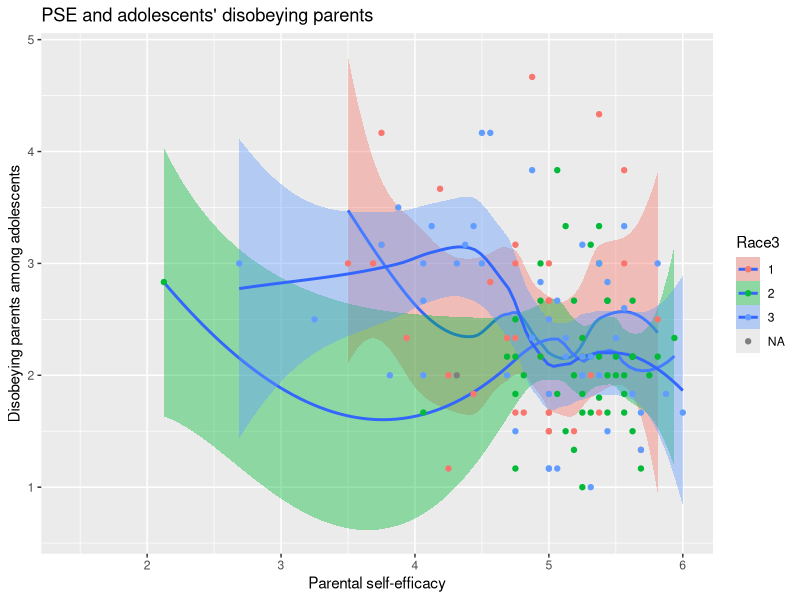
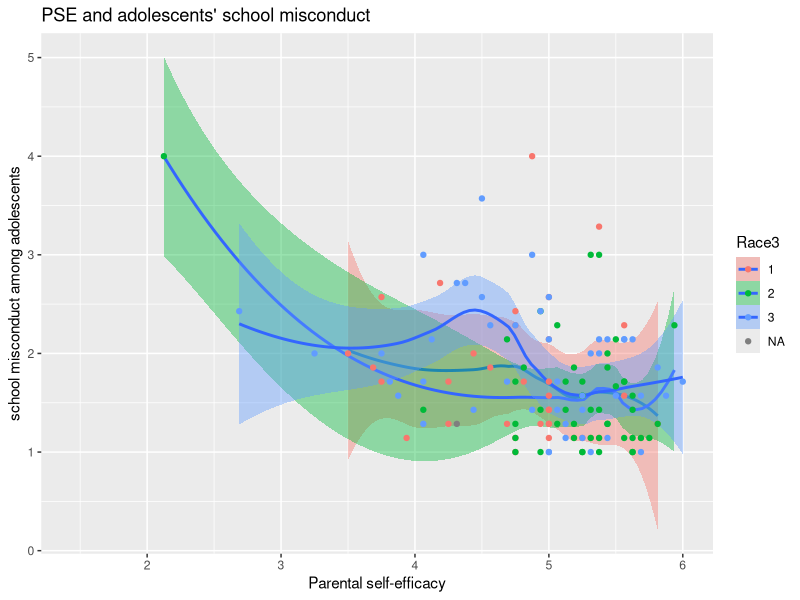
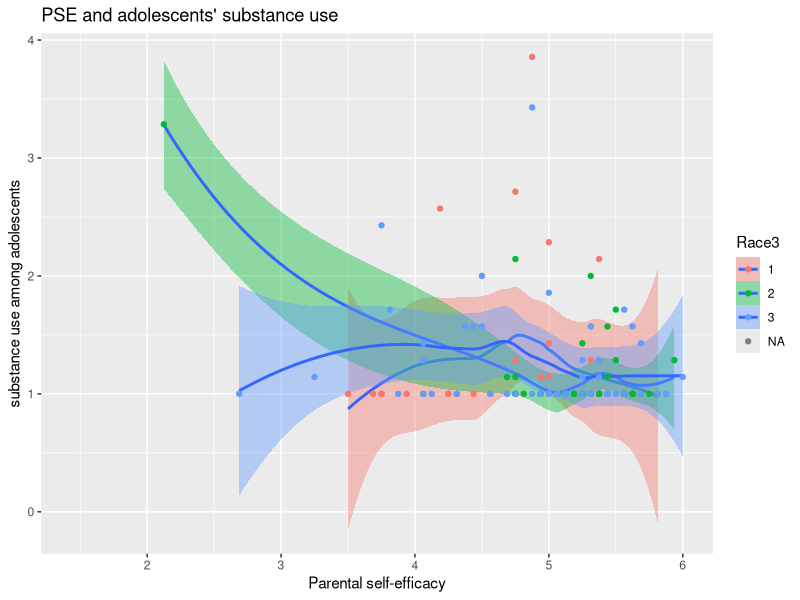
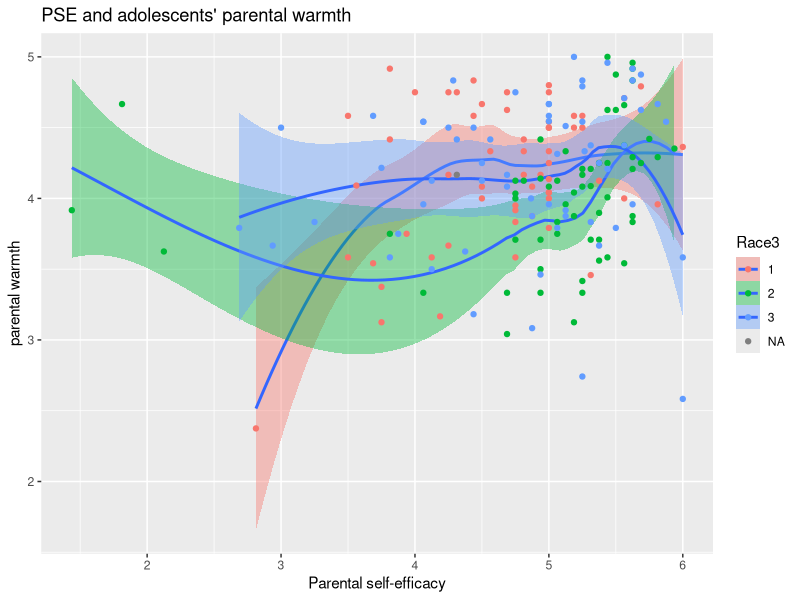

Write R code to recreate these figures, in order.
## ---- chunk 1
library(tidyverse)
library(dplyr)
library(haven)
Mother_and_teen_data <- read_sav("Mother_and_teen_data.sav")
View(Mother_and_teen_data)
Mother_and_teen_data$Race3 <- as.factor(Mother_and_teen_data$Race3)
select(Mother_and_teen_data, PSE, CD_1, CD_2, CD_3, PAPWARM, PAPmoni, PAPsolic, PAPrule, Race3)
ggplot(Mother_and_teen_data, aes(x=PSE, y=CD_1, fill = Race3)) +  geom_smooth(size=1, alpha=0.4) +
 geom_point(aes(color=Race3))+
  labs(title="PSE and adolescents' disobeying parents", x="Parental self-efficacy", y="Disobeying parents among adolescents" ) 
  
## ---- chunk 2
ggplot(Mother_and_teen_data, aes(x=PSE, y=CD_2, fill = Race3)) +  geom_smooth(size=1, alpha=0.4) +
 geom_point(aes(color=Race3))+
  labs(title="PSE and adolescents' school misconduct", x="Parental self-efficacy", y="school misconduct among adolescents" ) 
  
## ---- chunk 3
ggplot(Mother_and_teen_data, aes(x=PSE, y=CD_3, fill = Race3)) +  geom_smooth(size=1, alpha=0.4) +
 geom_point(aes(color=Race3))+
  labs(title="PSE and adolescents' substance use", x="Parental self-efficacy", y="substance use among adolescents" ) 
  
## ---- chunk 4
ggplot(Mother_and_teen_data, aes(x=PSE, y=PAPWARM, fill = Race3)) +  geom_smooth(size=1, alpha=0.4) +
 geom_point(aes(color=Race3))+
  labs(title="PSE and adolescents' parental warmth", x="Parental self-efficacy", y="parental warmth" ) 
